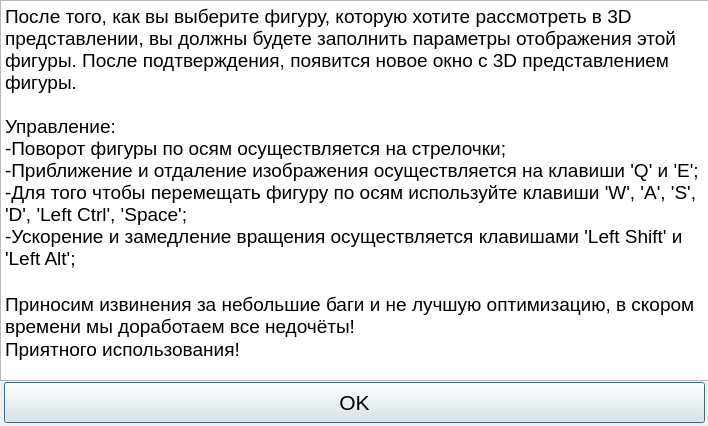
<?xml version="1.0" encoding="UTF-8"?>
<ui version="4.0">
 <class>Upravlenie</class>
 <widget class="QDialog" name="Upravlenie">
  <property name="geometry">
   <rect>
    <x>0</x>
    <y>0</y>
    <width>708</width>
    <height>426</height>
   </rect>
  </property>
  <property name="minimumSize">
   <size>
    <width>708</width>
    <height>426</height>
   </size>
  </property>
  <property name="maximumSize">
   <size>
    <width>708</width>
    <height>426</height>
   </size>
  </property>
  <property name="windowTitle">
   <string>Dialog</string>
  </property>
  <widget class="QTextBrowser" name="textBrowser">
   <property name="geometry">
    <rect>
     <x>0</x>
     <y>0</y>
     <width>711</width>
     <height>381</height>
    </rect>
   </property>
   <property name="html">
    <string>&lt;!DOCTYPE HTML PUBLIC &quot;-//W3C//DTD HTML 4.0//EN&quot; &quot;http://www.w3.org/TR/REC-html40/strict.dtd&quot;&gt;
&lt;html&gt;&lt;head&gt;&lt;meta name=&quot;qrichtext&quot; content=&quot;1&quot; /&gt;&lt;style type=&quot;text/css&quot;&gt;
p, li { white-space: pre-wrap; }
&lt;/style&gt;&lt;/head&gt;&lt;body style=&quot; font-family:'MS Shell Dlg 2'; font-size:8.25pt; font-weight:400; font-style:normal;&quot;&gt;
&lt;p style=&quot; margin-top:0px; margin-bottom:0px; margin-left:0px; margin-right:0px; -qt-block-indent:0; text-indent:0px;&quot;&gt;&lt;span style=&quot; font-size:14pt;&quot;&gt;После того, как вы выберите фигуру, которую хотите рассмотреть в 3D представлении, вы должны будете заполнить параметры отображения этой фигуры. После подтверждения, появится новое окно с 3D представлением фигуры.&lt;br /&gt;&lt;br /&gt;Управление:&lt;br /&gt;-Поворот фигуры по осям осуществляется на стрелочки;&lt;br /&gt;-Приближение и отдаление изображения осуществляется на клавиши 'Q' и 'E';&lt;br /&gt;-Для того чтобы перемещать фигуру по осям используйте клавиши 'W', 'A', 'S', 'D', 'Left Ctrl', 'Space';&lt;br /&gt;-Ускорение и замедление вращения осуществляется клавишами 'Left Shift' и 'Left Alt';&lt;/span&gt;&lt;/p&gt;
&lt;p style=&quot;-qt-paragraph-type:empty; margin-top:0px; margin-bottom:0px; margin-left:0px; margin-right:0px; -qt-block-indent:0; text-indent:0px; font-size:14pt;&quot;&gt;&lt;br /&gt;&lt;/p&gt;
&lt;p style=&quot; margin-top:0px; margin-bottom:0px; margin-left:0px; margin-right:0px; -qt-block-indent:0; text-indent:0px;&quot;&gt;&lt;span style=&quot; font-size:14pt;&quot;&gt;Приносим извинения за небольшие баги и не лучшую оптимизацию, в скором времени мы доработаем все недочёты!&lt;/span&gt;&lt;/p&gt;
&lt;p style=&quot; margin-top:0px; margin-bottom:0px; margin-left:0px; margin-right:0px; -qt-block-indent:0; text-indent:0px;&quot;&gt;&lt;span style=&quot; font-size:14pt;&quot;&gt;Приятного использования!&lt;/span&gt;&lt;/p&gt;&lt;/body&gt;&lt;/html&gt;</string>
   </property>
  </widget>
  <widget class="QPushButton" name="pushButton">
   <property name="geometry">
    <rect>
     <x>4</x>
     <y>382</y>
     <width>701</width>
     <height>41</height>
    </rect>
   </property>
   <property name="font">
    <font>
     <pointsize>16</pointsize>
    </font>
   </property>
   <property name="text">
    <string>OK</string>
   </property>
  </widget>
 </widget>
 <resources/>
 <connections/>
</ui>
